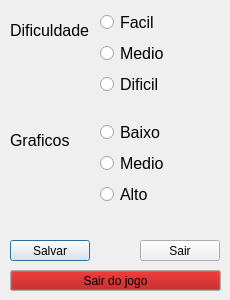
<?xml version="1.0" encoding="UTF-8"?>
<ui version="4.0">
 <class>OPT</class>
 <widget class="QDialog" name="OPT">
  <property name="geometry">
   <rect>
    <x>0</x>
    <y>0</y>
    <width>230</width>
    <height>300</height>
   </rect>
  </property>
  <property name="minimumSize">
   <size>
    <width>230</width>
    <height>300</height>
   </size>
  </property>
  <property name="maximumSize">
   <size>
    <width>230</width>
    <height>300</height>
   </size>
  </property>
  <property name="windowTitle">
   <string>Opções</string>
  </property>
  <widget class="QPushButton" name="pushButton">
   <property name="geometry">
    <rect>
     <x>10</x>
     <y>240</y>
     <width>80</width>
     <height>21</height>
    </rect>
   </property>
   <property name="text">
    <string>Salvar</string>
   </property>
  </widget>
  <widget class="QWidget" name="verticalLayoutWidget">
   <property name="geometry">
    <rect>
     <x>100</x>
     <y>10</y>
     <width>121</width>
     <height>89</height>
    </rect>
   </property>
   <layout class="QVBoxLayout" name="verticalLayout">
    <item>
     <widget class="QRadioButton" name="radioButton">
      <property name="font">
       <font>
        <pointsize>12</pointsize>
       </font>
      </property>
      <property name="text">
       <string>Facil</string>
      </property>
     </widget>
    </item>
    <item>
     <widget class="QRadioButton" name="radioButton_2">
      <property name="font">
       <font>
        <pointsize>12</pointsize>
       </font>
      </property>
      <property name="text">
       <string>Medio</string>
      </property>
     </widget>
    </item>
    <item>
     <widget class="QRadioButton" name="radioButton_3">
      <property name="font">
       <font>
        <pointsize>12</pointsize>
       </font>
      </property>
      <property name="text">
       <string>Dificil</string>
      </property>
     </widget>
    </item>
   </layout>
  </widget>
  <widget class="QWidget" name="verticalLayoutWidget_2">
   <property name="geometry">
    <rect>
     <x>100</x>
     <y>120</y>
     <width>121</width>
     <height>89</height>
    </rect>
   </property>
   <layout class="QVBoxLayout" name="verticalLayout_2">
    <item>
     <widget class="QRadioButton" name="radioButton_4">
      <property name="font">
       <font>
        <pointsize>12</pointsize>
       </font>
      </property>
      <property name="text">
       <string>Baixo</string>
      </property>
     </widget>
    </item>
    <item>
     <widget class="QRadioButton" name="radioButton_5">
      <property name="font">
       <font>
        <pointsize>12</pointsize>
       </font>
      </property>
      <property name="text">
       <string>Medio</string>
      </property>
     </widget>
    </item>
    <item>
     <widget class="QRadioButton" name="radioButton_6">
      <property name="font">
       <font>
        <pointsize>12</pointsize>
       </font>
      </property>
      <property name="text">
       <string>Alto</string>
      </property>
     </widget>
    </item>
   </layout>
  </widget>
  <widget class="QLabel" name="label">
   <property name="geometry">
    <rect>
     <x>10</x>
     <y>20</y>
     <width>91</width>
     <height>21</height>
    </rect>
   </property>
   <property name="font">
    <font>
     <pointsize>12</pointsize>
    </font>
   </property>
   <property name="text">
    <string>Dificuldade</string>
   </property>
  </widget>
  <widget class="QLabel" name="label_2">
   <property name="geometry">
    <rect>
     <x>10</x>
     <y>130</y>
     <width>61</width>
     <height>21</height>
    </rect>
   </property>
   <property name="font">
    <font>
     <pointsize>12</pointsize>
    </font>
   </property>
   <property name="text">
    <string>Graficos</string>
   </property>
  </widget>
  <widget class="QPushButton" name="sair">
   <property name="geometry">
    <rect>
     <x>140</x>
     <y>240</y>
     <width>80</width>
     <height>21</height>
    </rect>
   </property>
   <property name="text">
    <string>Sair</string>
   </property>
  </widget>
  <widget class="QPushButton" name="sair_2">
   <property name="geometry">
    <rect>
     <x>10</x>
     <y>270</y>
     <width>211</width>
     <height>21</height>
    </rect>
   </property>
   <property name="palette">
    <palette>
     <active>
      <colorrole role="Button">
       <brush brushstyle="SolidPattern">
        <color alpha="255">
         <red>170</red>
         <green>0</green>
         <blue>0</blue>
        </color>
       </brush>
      </colorrole>
     </active>
     <inactive>
      <colorrole role="Button">
       <brush brushstyle="SolidPattern">
        <color alpha="255">
         <red>170</red>
         <green>0</green>
         <blue>0</blue>
        </color>
       </brush>
      </colorrole>
     </inactive>
     <disabled>
      <colorrole role="Button">
       <brush brushstyle="SolidPattern">
        <color alpha="255">
         <red>170</red>
         <green>0</green>
         <blue>0</blue>
        </color>
       </brush>
      </colorrole>
     </disabled>
    </palette>
   </property>
   <property name="text">
    <string>Sair do jogo</string>
   </property>
  </widget>
 </widget>
 <resources/>
 <connections/>
</ui>
